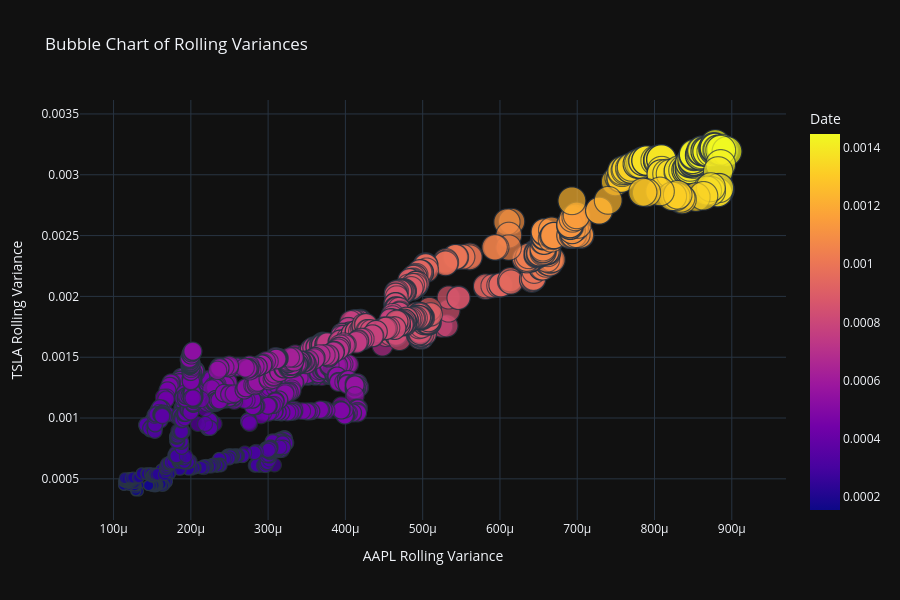

Notebook code cell kept with this figure:
### Code cell
fig = px.scatter(
    rolling_vol_df.reset_index(),                   # Data
    x="AAPL",                                       # X-Axis
    y="TSLA",                                       # Y-Axis
    size="EWP",                                     # Bubble Size
    color='EWP',                                    # Bubble Color 
    hover_name=rolling_vol_df.index.astype(str),    # Hover Names
    size_max=30,                                    # Max Size for Bubbles
    title="Bubble Chart of Rolling Variances"
)

fig.update_layout(
    xaxis_title="AAPL Rolling Variance",
    yaxis_title="TSLA Rolling Variance",
    template="plotly_dark",
    coloraxis_colorbar=dict(title="Date")
)

fig.update_layout(height=600)

fig.show()

### Figure 1 — Plotly figure (JSON) as saved in the notebook; plotly's stock layout.template omitted (floating-point values rounded to 4 significant figures; data arrays with more than 128 entries replaced by an {"elided": "..."} marker saying what was removed)
{"data": [{"hovertemplate": "<b>%{hovertext}</b><br><br>AAPL=%{x}<br>TSLA=%{y}<br>EWP=%{marker.color}<extra></extra>", "hovertext": {"elided": "2264 str values"}, "legendgroup": "", "marker": {"color": {"elided": "2264 float values"}, "coloraxis": "coloraxis", "size": {"elided": "2264 float values"}, "sizemode": "area", "sizeref": 1.608e-06, "symbol": "circle"}, "mode": "markers", "name": "", "showlegend": false, "x": {"elided": "2264 float values"}, "xaxis": "x", "y": {"elided": "2264 float values"}, "yaxis": "y", "type": "scattergl"}], "layout": {"xaxis": {"anchor": "y", "domain": [0.0, 1.0], "title": {"text": "AAPL Rolling Variance"}}, "yaxis": {"anchor": "x", "domain": [0.0, 1.0], "title": {"text": "TSLA Rolling Variance"}}, "coloraxis": {"colorbar": {"title": {"text": "Date"}}, "colorscale": [[0.0, "#0d0887"], [0.1111, "#46039f"], [0.2222, "#7201a8"], [0.3333, "#9c179e"], [0.4444, "#bd3786"], [0.5556, "#d8576b"], [0.6667, "#ed7953"], [0.7778, "#fb9f3a"], [0.8889, "#fdca26"], [1.0, "#f0f921"]]}, "legend": {"tracegroupgap": 0, "itemsizing": "constant"}, "title": {"text": "Bubble Chart of Rolling Variances"}, "height": 600}}
